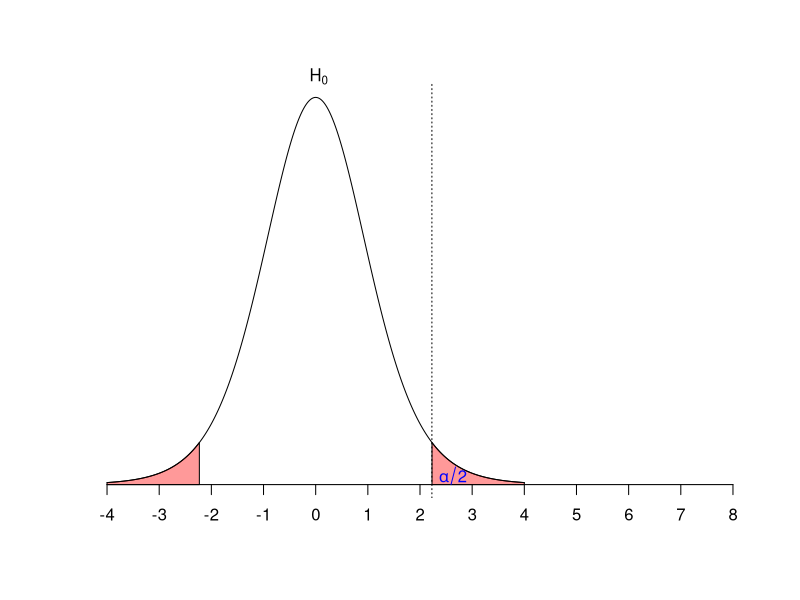
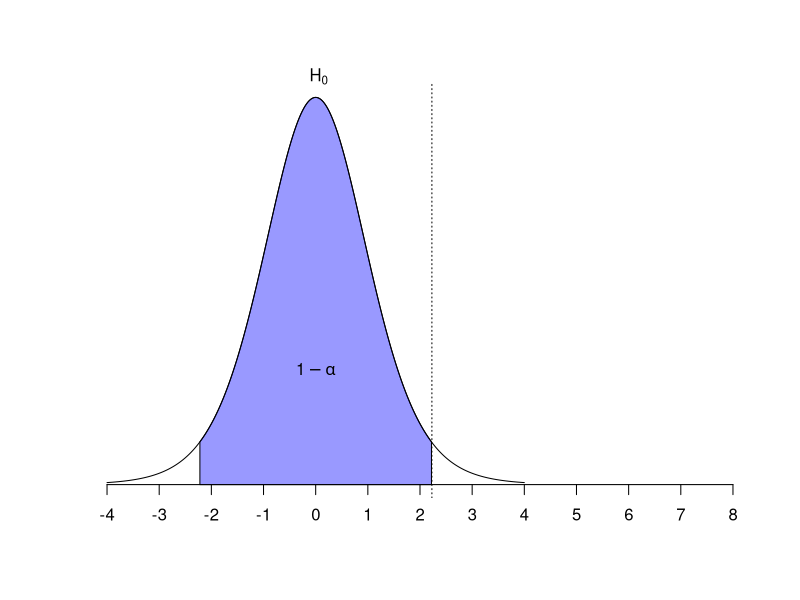
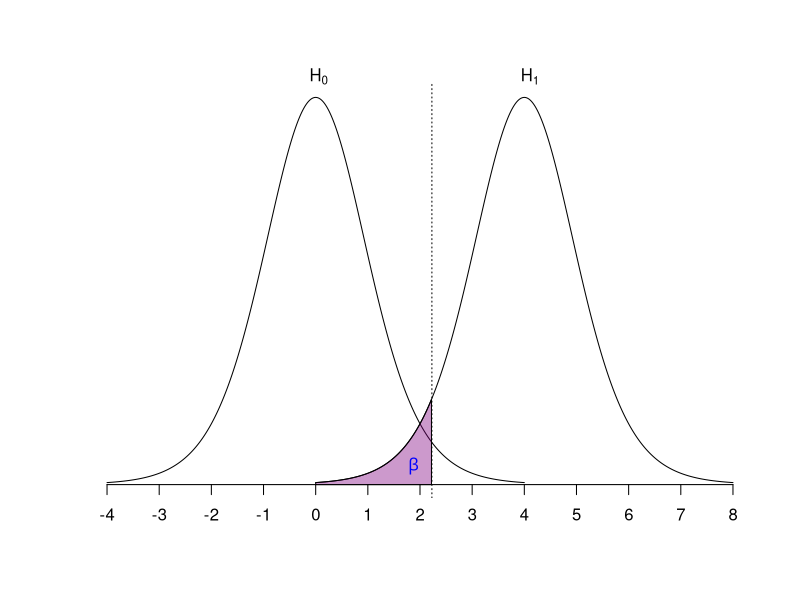
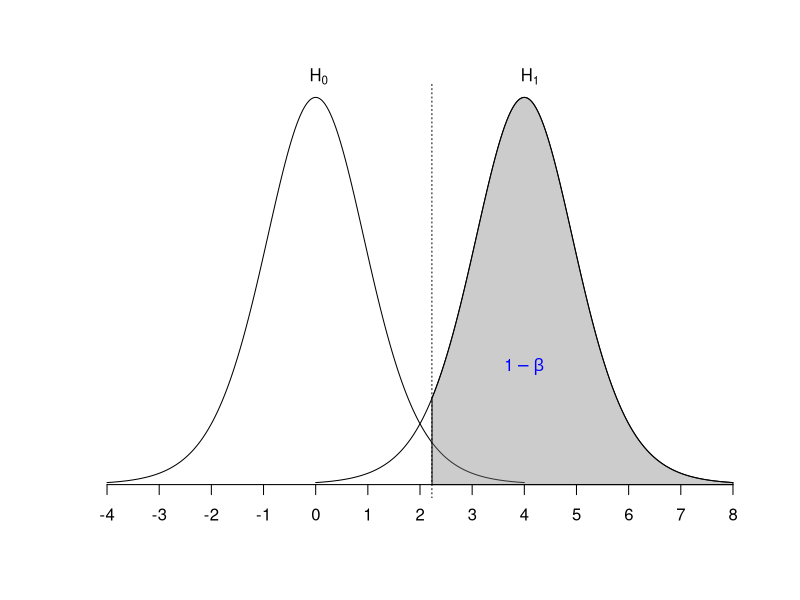
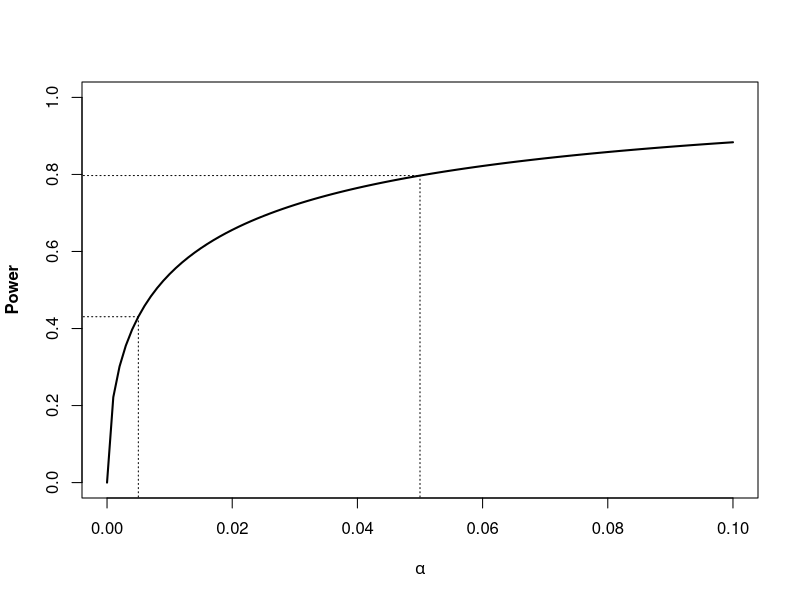
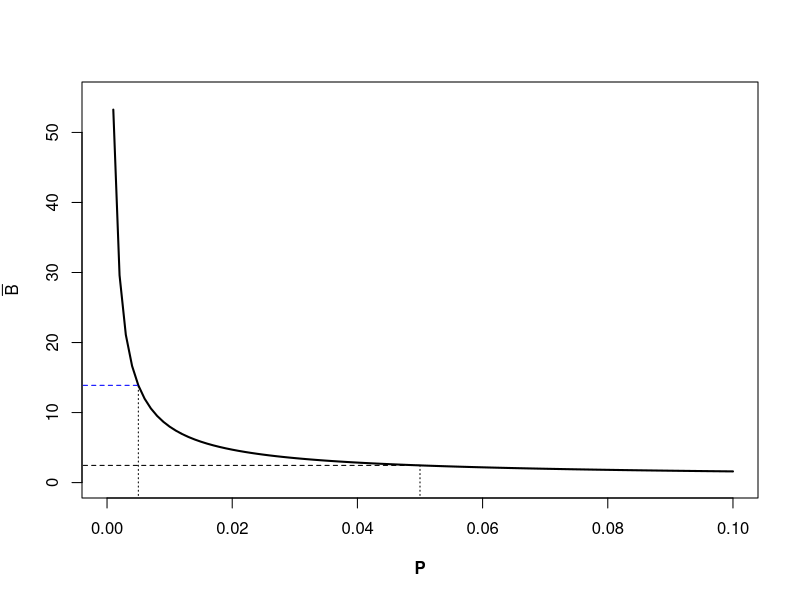
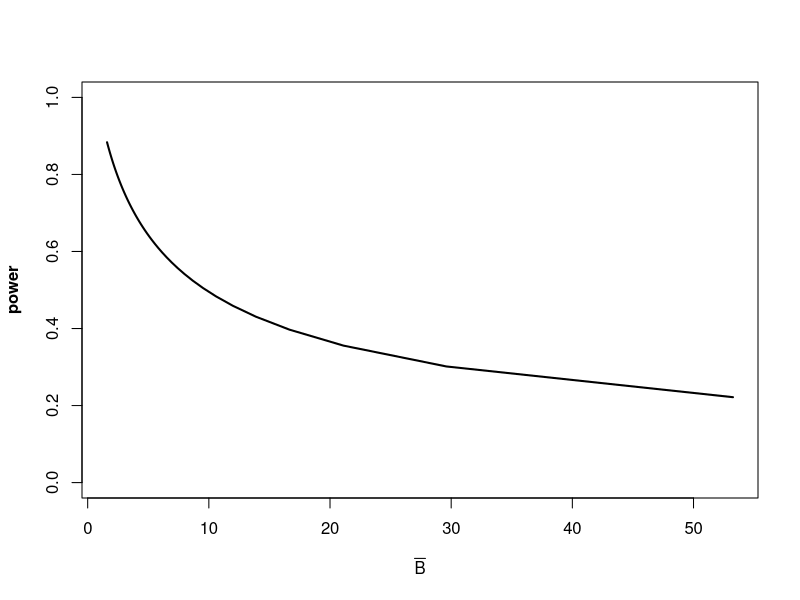
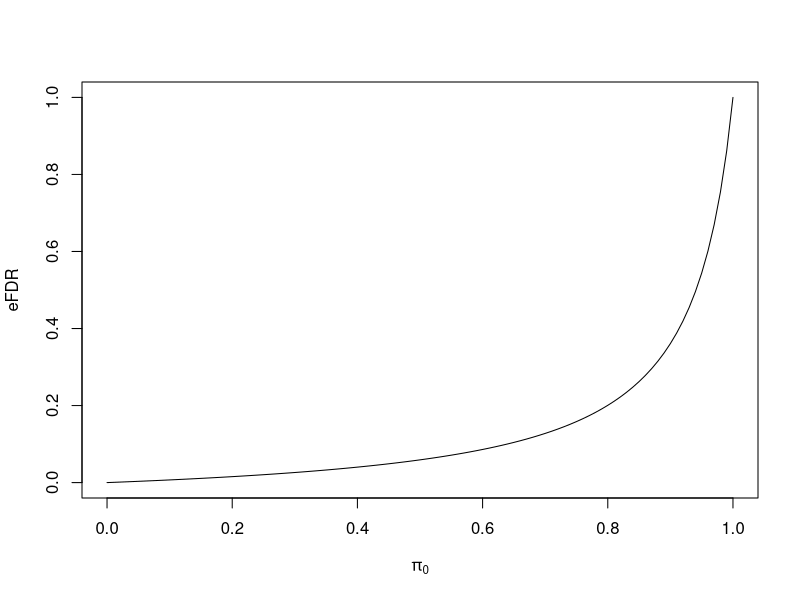

The R source for these figures, in order:
## ---- chunk 1
n <- 10
sd <- 1
p_value <- 0.05
Cohen_D <- 4

Mean0 <- 0
t_value <- qt(p_value / 2, df = n, lower.tail = FALSE)
lw <- Mean0 - t_value * sd
up <- Mean0 + t_value * sd

X0 <- Mean0 + seq(-4, 4, by = 0.01) * sd
Y0 <- dt(X0, df = n)
Mean1 <- Mean0 + Cohen_D * sd
X1 <- X0 + Mean1
Y1 <- Y0

Xmin <- min(c(X0, X1))
Xmax <- max(c(X0, X1))
## ---- chunk 2
plot(X0, Y0, type = "n", xlab = "", ylab = "",
     main = NULL, axes = FALSE, xlim = c(Xmin, Xmax))
lines(X0, Y0)
axis(1, at = seq(Xmin, Xmax, sd), pos = 0)
mtext(expression(H[0]), side = 3,
      adj = 4.15 / (Xmax-Xmin), padj = 0.4)
abline(v = t_value, lty = 3)

polygon(c(min(X0[X0 >= up]),
              X0[X0 >= up],
          max(X0[X0 >= up])),
        c(0, Y0[X0 >= up], 0),
        col = rgb(1, 0, 0, 0.4))
polygon(c(min(X0[X0 <= lw]),
              X0[X0 <= lw],
          max(X0[X0 <= lw])),
        c(0, Y0[X0 <= lw], 0),
        col = rgb(1, 0, 0, 0.4))
text(x = t_value + 0.4, y = -0.01,
     expression(alpha/2), pos = 3, col = "blue")
## ---- chunk 3
plot(X0, Y0, type = "n",
     xlab = "", ylab = "",
     main = NULL, axes = FALSE,
     xlim = c(Xmin, Xmax))
lines(X0, Y0)
axis(1, at = seq(Xmin, Xmax, sd), pos = 0)
mtext(expression(H[0]), side = 3,
      adj = 4.15 / (Xmax-Xmin), padj = 0.4)
abline(v = t_value, lty = 3)

polygon(c(min(X0[X0 >= lw & X0 <= up]),
              X0[X0 >= lw & X0 <= up],
          max(X0[X0 >= lw & X0 <= up])),
        c(0, Y0[X0 >= lw & X0 <= up], 0),
        col = rgb(0, 0, 1, 0.4))
text(x = Mean0, y = 0.1,
     expression(1-alpha), pos = 3)
## ---- chunk 4
plot(X1, Y1, type = "n", xlab = "", ylab = "",
     main = NULL, axes = FALSE, xlim = c(Xmin, Xmax))
lines(X0, Y0)
lines(X1, Y1)
mtext(expression(H[0]), side = 3,
      adj = 4.15 / (Xmax-Xmin), padj = 0.4)
abline(v = t_value, lty = 3)
axis(1, at = seq(Xmin, Xmax, sd), pos = 0)
mtext(expression(H[1]), side = 3,
      adj = (4 + Cohen_D) / (Xmax-Xmin), padj = 0.4)
polygon(c(min(X1[X1 <= up]),
              X1[X1 <= up],
          max(X1[X1 <= up])),
        c(0, Y1[X1 <= up], 0),
        col = rgb(0.5, 0, 0.5, 0.4))
text(x = t_value - 0.35, y = 0.00,
        expression(beta), pos = 3, col = "blue")
## ---- chunk 5
plot(X1, Y1, type = "n", xlab = "", ylab = "",
     main = NULL, axes = FALSE, xlim = c(Xmin, Xmax))
lines(X0, Y0)
lines(X1, Y1)
mtext(expression(H[0]), side = 3,
      adj = 4.15 / (Xmax-Xmin), padj = 0.4)
abline(v = t_value, lty = 3)
axis(1, at = seq(Xmin, Xmax, sd), pos = 0)
mtext(expression(H[1]), side = 3,
      adj = (4 + Cohen_D) / (Xmax-Xmin), padj = 0.4)
polygon(c(min(X1[X1 >= up]),
              X1[X1 >= up],
          max(X1[X1 >= up])),
        c(0, Y1[X1 >= up], 0),
        col = rgb(0.5, 0.5, 0.5, 0.4))
text(x = Mean1, y = 0.1,
        expression(1-beta), pos = 3, col = "blue")
## ---- chunk 6
pvalue <- seq(0, 0.1, by = 0.001)
ptt <- function (pvalue) {
       pt <- power.t.test(
             n = 10,
             delta = 1.32,
             sd = 1,
             sig.level = pvalue,
             type = "two.sample",
             alternative = "two.sided"
             )
	  ptt <- pt$power
      return(ptt)
}
power <- sapply(pvalue, FUN = ptt)

plot(pvalue, power,
     ylim = c(0, 1),
     type = "l", lwd = 2,
     font.lab = 2,
     xlab = expression(alpha),
     ylab = "Power")
lines(x = c(0.05, 0.05),
      y = c(-1, ptt(0.05)),
      lty = 3)
lines(x = c(-1, 0.05),
      y = c(ptt(0.05), ptt(0.05)),
      lty = 3)
lines(x = c(0.005, 0.005),
      y = c(-1, ptt(0.005)),
      lty = 3)
lines(x = c(-1, 0.005),
      y = c(ptt(0.005), ptt(0.005)),
      lty = 3)
## ---- chunk 7
n <- 10
HD <- 1.2
Sp <- 1.1
t <- HD / (Sp * sqrt(2/n))
df <- 2 * (n - 1)
pvalue0 <- 2 * pt(t, df, lower.tail = FALSE)
pvalue0
## ---- chunk 8
B <- function(P) {
     -1 / ( exp(1) * P * log(P))
  }
plot(pvalue, B(pvalue),
     ylim = c(0, 55),
     type = "l", lwd = 2,
     ylab = expression( bar(B)),
     xlab = "P",
     font.lab = 2
     )
lines(x = c(0.05, 0.05),
      y = c(-100, B(0.05)),
      lty = 3)
lines(x = c(-100, 0.05),
      y = c(B(0.05), B(0.05)),
      lty = 2)
lines(x = c(0.005, 0.005),
      y = c(-100, B(0.005)),
      lty = 3)
lines(x = c(-100, 0.005),
      y = c(B(0.005), B(0.005)),
      lty = 2,
      col = "blue")
## ---- chunk 9
plot(B(pvalue), power,
     ylim = c(0, 1),
     type = "l", lwd = 2,
     xlab = expression( bar(B)),
     font.lab = 2
     )
## ---- chunk 10
pi0 <- seq(0, 1, by = 0.01)
alpha <- 0.05
power <- ptt(alpha)
eFDR <- (alpha * pi0) / (alpha * pi0 + power * (1 - pi0) )
plot(pi0, eFDR, type = "l",
     xlab = expression(pi[0])
     )

